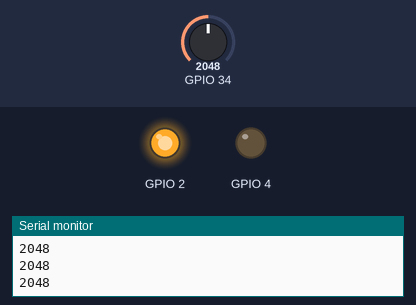
This sketch was run on a simulated ESP32. Shown: output pins drawn as LEDs (lit = HIGH), the last lines printed to the serial monitor. Inputs (shaded band) come from the test bench; at power-on: GPIO 34 = 2048.

Above: at 1.2 s.
1.3 s: GPIO 34 set to 1972
At 1.7 s:
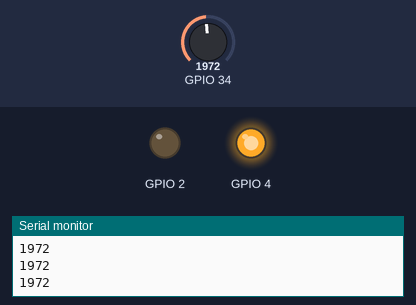
2.8 s: GPIO 34 set to 2040
At 4.0 s:
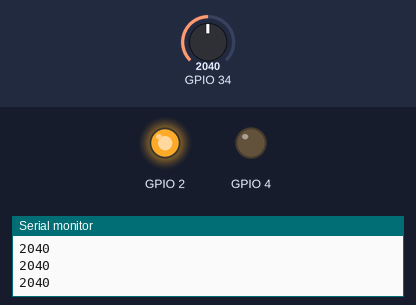
4.3 s: GPIO 34 set to 1960
At 5.3 s:
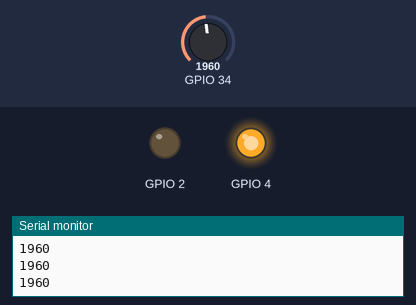
Timing chart, 0 to 7.3 s (numbered marks = the images above; inputs shaded):
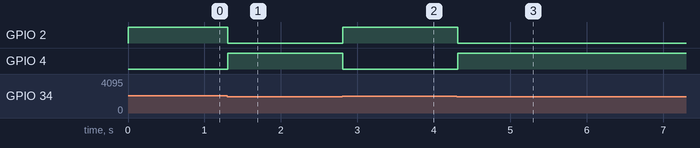

The sketch:

IOT_LEARNING_3.ino
```cpp
// lab4: read analog signal and display its value
// on serial monitor
//   introduce variable

int an_value;  // store digital value of analog signal
void setup() {
  // put your setup code here, to run once:
Serial.begin(9600);// define baud rate
pinMode(4,OUTPUT);
pinMode(2,OUTPUT);
}

void loop() {
  // put your main code here, to run repeatedly:
 an_value = analogRead(34);
  Serial.println (an_value);
  if(an_value>2000)
  {
    digitalWrite(4,LOW); digitalWrite(2,HIGH);
    }
  else
  {
  digitalWrite(4,HIGH); digitalWrite(2,LOW);
  }
}
```

Measured:
- the behaviour switches between 2001 and 2000 on GPIO 34 (found by bisection; images 0 and 1)
- after the input at 1.3 s, GPIO 2: HIGH → LOW at once; GPIO 4: LOW → HIGH at once
- after the input at 2.8 s, GPIO 2: LOW → HIGH at once; GPIO 4: HIGH → LOW at once
- after the input at 4.3 s, GPIO 2: HIGH → LOW at once; GPIO 4: LOW → HIGH at once
